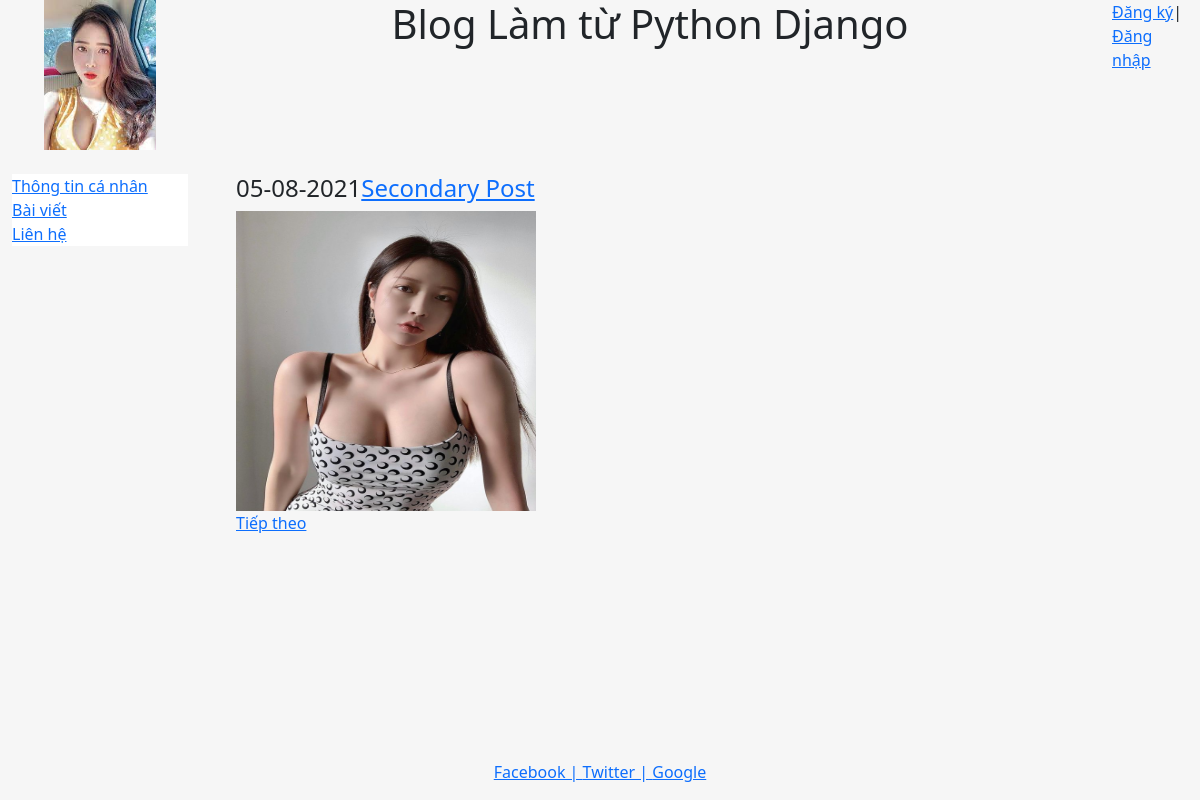
Screenshot of /blog/ with the database file from the repository.
### blog/models.py (models this page shows, shortened)
class Post(models.Model):
    objects = models.Manager()
    title = models.CharField(max_length = 100)
    body  = models.TextField()
    date  = models.DateTimeField(auto_now_add = True)
    image = models.ImageField(null=True)

### blog/templates/blog/blog.html (shortened to what this page needs)
{% extends "pages/base.html" %}
{% block content %}
{% for post in Posts %}
   <h4>{{post.date|date:"d-m-Y"}}<a href="/blog/{{post.id}}">{{post.title}}</a></h4>
   <img src="{{post.image.url}}" width="300px" height="300px" />
{% endfor %}
<br/>
{% if page_obj.has_next %}
    <a href="{{request.path}}?page={{page_obj.next_page_number}}"> Tiếp  theo</a>
{% endif %}
{% endblock %}

### sieunhan/templates/pages/base.html (style rules this page uses)
html, body { height: 100%; background-color: #f6f6f6; }

### rows the page displays
Post: date "05-08-2021", title "Secondary Post", image (picture)
